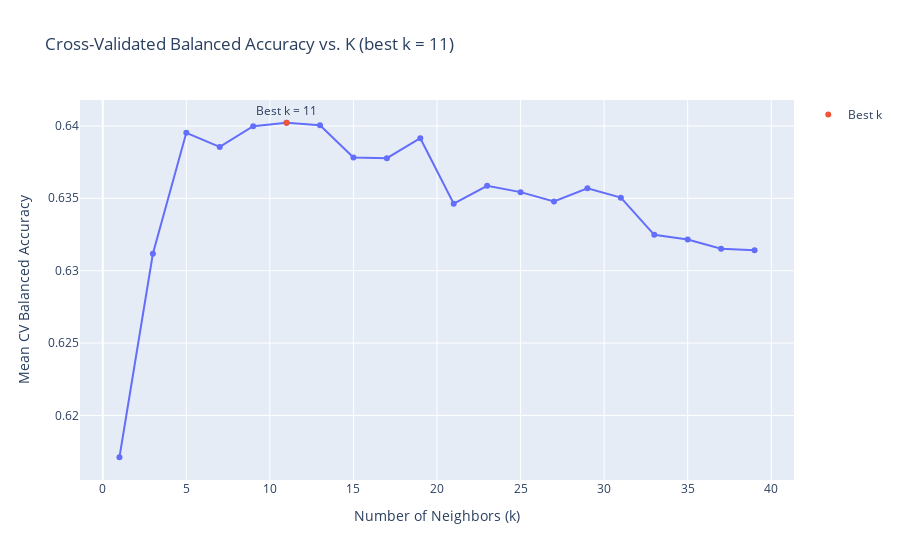

Notebook source saved alongside this figure:
### Code cell
results_df = pd.DataFrame(grid.cv_results_)

results_df["k"] = results_df["param_knn__n_neighbors"]
results_df["mean_score"] = results_df["mean_test_score"]

best_k = grid.best_params_["knn__n_neighbors"]
best_score = grid.best_score_

fig = px.line(
    results_df,
    x="k",
    y="mean_score",
    title=f"Cross-Validated Balanced Accuracy vs. K (best k = {best_k})",
    markers=True,
    labels={"k": "Number of Neighbors (k)", "mean_score": "Mean CV Balanced Accuracy"}
)


fig.add_scatter(
    x=[best_k],
    y=[best_score],
    mode="markers+text",
    text=[f"Best k = {best_k}"],
    textposition="top center",
    name="Best k"
)

fig.update_layout(hovermode="x unified")
fig.show()

### Figure 1 — Plotly figure (JSON) as saved in the notebook; plotly's stock layout.template omitted (floating-point values rounded to 4 significant figures)
{"data": [{"hovertemplate": "Number of Neighbors (k)=%{x}<br>Mean CV Balanced Accuracy=%{y}<extra></extra>", "legendgroup": "", "line": {"color": "#636efa", "dash": "solid"}, "marker": {"symbol": "circle"}, "mode": "lines+markers", "name": "", "orientation": "v", "showlegend": false, "type": "scatter", "x": [1, 3, 5, 7, 9, 11, 13, 15, 17, 19, 21, 23, 25, 27, 29, 31, 33, 35, 37, 39], "xaxis": "x", "y": [0.6171, 0.6312, 0.6395, 0.6385, 0.64, 0.6402, 0.64, 0.6378, 0.6378, 0.6391, 0.6346, 0.6359, 0.6354, 0.6348, 0.6357, 0.635, 0.6325, 0.6322, 0.6315, 0.6314], "yaxis": "y"}, {"mode": "markers+text", "name": "Best k", "text": ["Best k = 11"], "textposition": "top center", "type": "scatter", "x": [11], "y": [0.6402]}], "layout": {"hovermode": "x unified", "legend": {"tracegroupgap": 0}, "title": {"text": "Cross-Validated Balanced Accuracy vs. K (best k = 11)"}, "xaxis": {"anchor": "y", "domain": [0, 1], "title": {"text": "Number of Neighbors (k)"}}, "yaxis": {"anchor": "x", "domain": [0, 1], "title": {"text": "Mean CV Balanced Accuracy"}}}}
